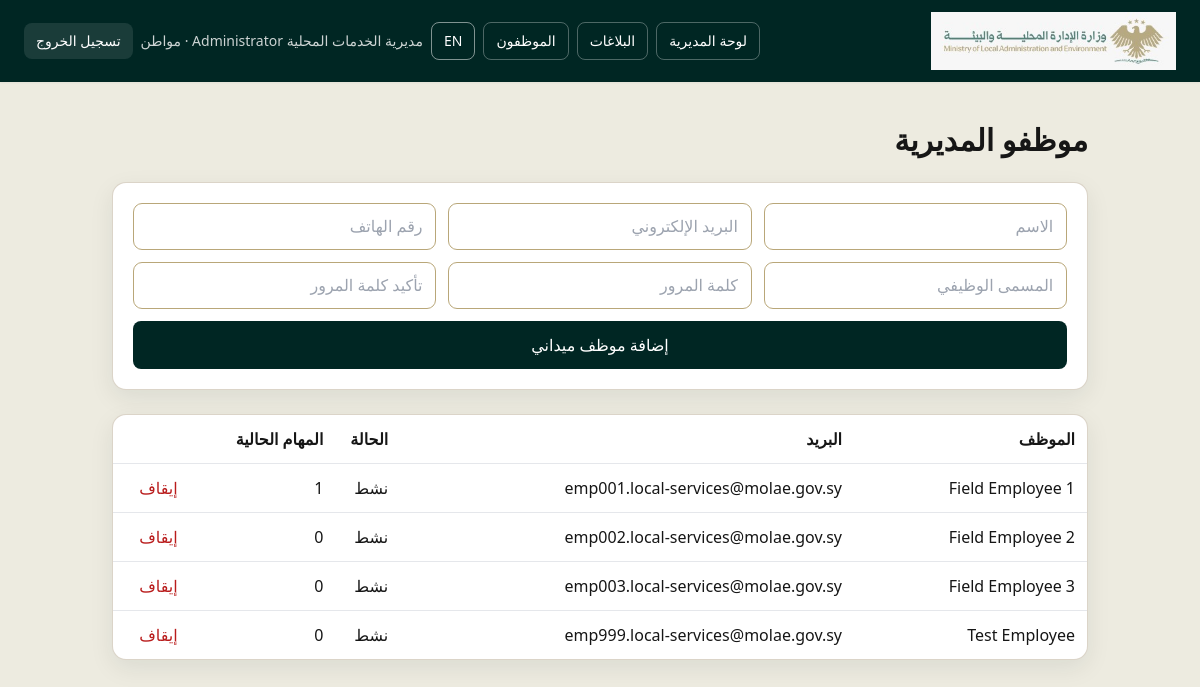
The page /directorate/employees (signed in) on the database as committed earlier.
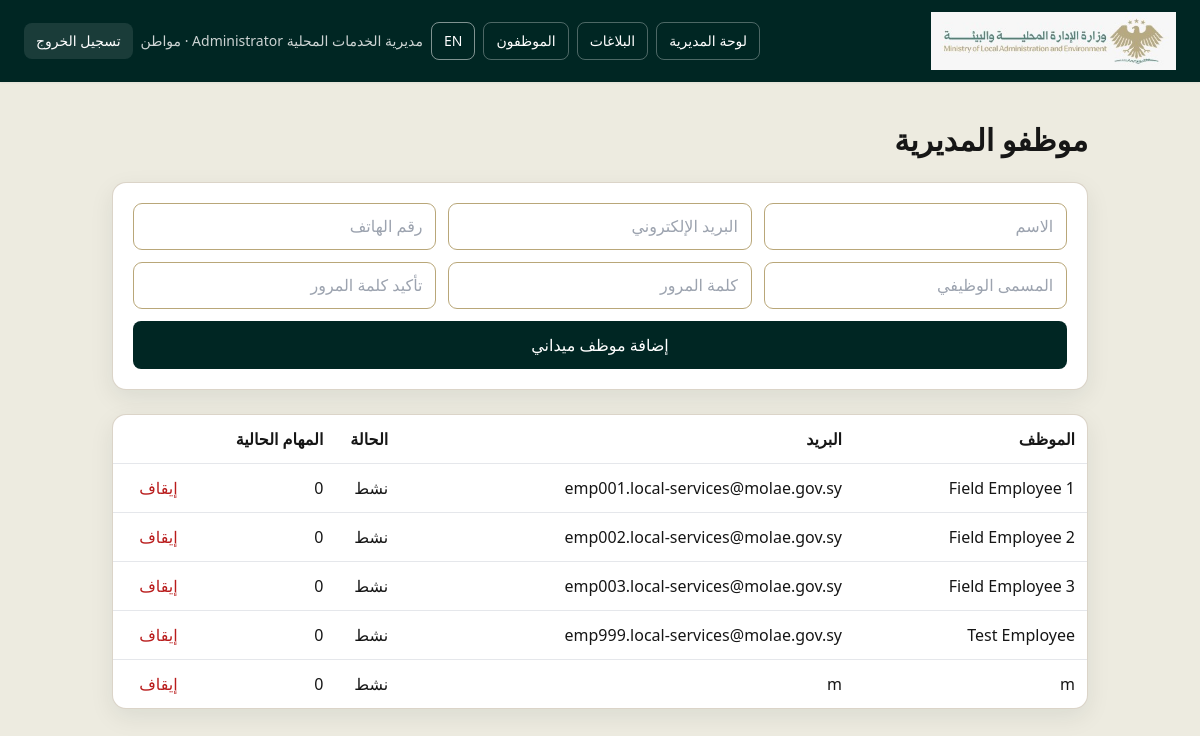
The same page on the database as committed later.
### app/models/user.py (models this page shows)
class User(Base):
    __tablename__ = "users"
    id: Mapped[int] = mapped_column(primary_key=True, index=True)
    name: Mapped[str] = mapped_column(String(150), nullable=False)
    email: Mapped[str] = mapped_column(String(255), unique=True, index=True, nullable=False)
    hashed_password: Mapped[str] = mapped_column(String(255), nullable=False)
    role: Mapped[str] = mapped_column(String(50), default="citizen", nullable=False)
    department_id: Mapped[int | None] = mapped_column(ForeignKey("departments.id"), nullable=True)
    national_id_hash: Mapped[str | None] = mapped_column(String(128), unique=True, nullable=True)
    national_id_encrypted: Mapped[str | None] = mapped_column(String(512), nullable=True)
    phone: Mapped[str | None] = mapped_column(String(50), nullable=True)
    job_title: Mapped[str | None] = mapped_column(String(150), nullable=True)
    is_active: Mapped[bool] = mapped_column(Boolean, default=True, nullable=False)
    created_at: Mapped[datetime] = mapped_column(DateTime(timezone=True), default=lambda: datetime.now(timezone.utc), nullable=False)
    updated_at: Mapped[datetime] = mapped_column(
        DateTime(timezone=True),
        default=lambda: datetime.now(timezone.utc),
        onupdate=lambda: datetime.now(timezone.utc),
        nullable=False,
    )
    complaints: Mapped[list["Complaint"]] = relationship(back_populates="user", foreign_keys="Complaint.user_id")
    comments: Mapped[list["Comment"]] = relationship(back_populates="user")
    complaint_updates: Mapped[list["ComplaintUpdate"]] = relationship(back_populates="user")
    department: Mapped["Department | None"] = relationship(foreign_keys=[department_id])
    assigned_tasks: Mapped[list["Complaint"]] = relationship(back_populates="assigned_employee", foreign_keys="Complaint.assigned_employee_id")

### app/routers/auth.py (the view)
@router.get("/directorate/employees")
async def directorate_employees(request: Request, user: User = Depends(require_role("directorate_admin")), db: Session = Depends(get_db)):
    employees = db.scalars(select(User).where(User.department_id == user.department_id, User.role == "field_employee").order_by(User.name)).all()
    workload = {employee.id: db.query(Complaint).filter(Complaint.assigned_employee_id == employee.id, Complaint.status.in_({"assigned", "in_progress"})).count() for employee in employees}
    return templates.TemplateResponse(request, "directorate_employees.html", {"title": "موظفو المديرية", "user": user, "employees": employees, "workload": workload})

### app/templates/directorate_employees.html
<!DOCTYPE html><html lang="ar" dir="rtl"><head><meta charset="UTF-8"><meta name="viewport" content="width=device-width,initial-scale=1"><title>{{ title }}</title><script src="https://cdn.tailwindcss.com"></script><link rel="stylesheet" href="/static/css/ministry-theme.css"></head><body>{% include 'partials/app_header.html' %}<main class="mx-auto max-w-5xl px-6 py-10"><h1 class="text-3xl font-bold">موظفو المديرية</h1>{% if error %}<div class="mt-4 rounded border border-red-300 bg-red-50 p-3 text-red-800">{{ error }}</div>{% endif %}<form method="post" action="/directorate/employees" class="ministry-card mt-6 grid gap-3 p-5 md:grid-cols-3"><input class="ministry-input" name="name" placeholder="الاسم" required><input class="ministry-input" name="email" placeholder="البريد الإلكتروني" required><input class="ministry-input" name="phone" placeholder="رقم الهاتف"><input class="ministry-input" name="job_title" placeholder="المسمى الوظيفي"><input class="ministry-input" name="password" type="password" placeholder="كلمة المرور" required><input class="ministry-input" name="password_confirmation" type="password" placeholder="تأكيد كلمة المرور" required><button class="ministry-btn rounded-lg px-4 py-3 md:col-span-3">إضافة موظف ميداني</button></form><div class="mt-6 ministry-card overflow-x-auto"><table class="w-full text-right"><thead><tr><th class="p-3">الموظف</th><th>البريد</th><th>الحالة</th><th>المهام الحالية</th><th></th></tr></thead><tbody>{% for employee in employees %}<tr class="border-t"><td class="p-3">{{ employee.name }}</td><td>{{ employee.email }}</td><td>{{ 'نشط' if employee.is_active else 'غير نشط' }}</td><td>{{ workload[employee.id] }}</td><td>{% if employee.is_active %}<form method="post" action="/directorate/employees/{{ employee.id }}/deactivate"><button class="text-red-700">إيقاف</button></form>{% endif %}</td></tr>{% endfor %}</tbody></table></div></main></body></html>

Rows that differ between the two databases and show on the page:
computed for User "Field Employee 1": workload "1" → "0"
added User: name "m", email "m", is_active "نشط", workload "0"
